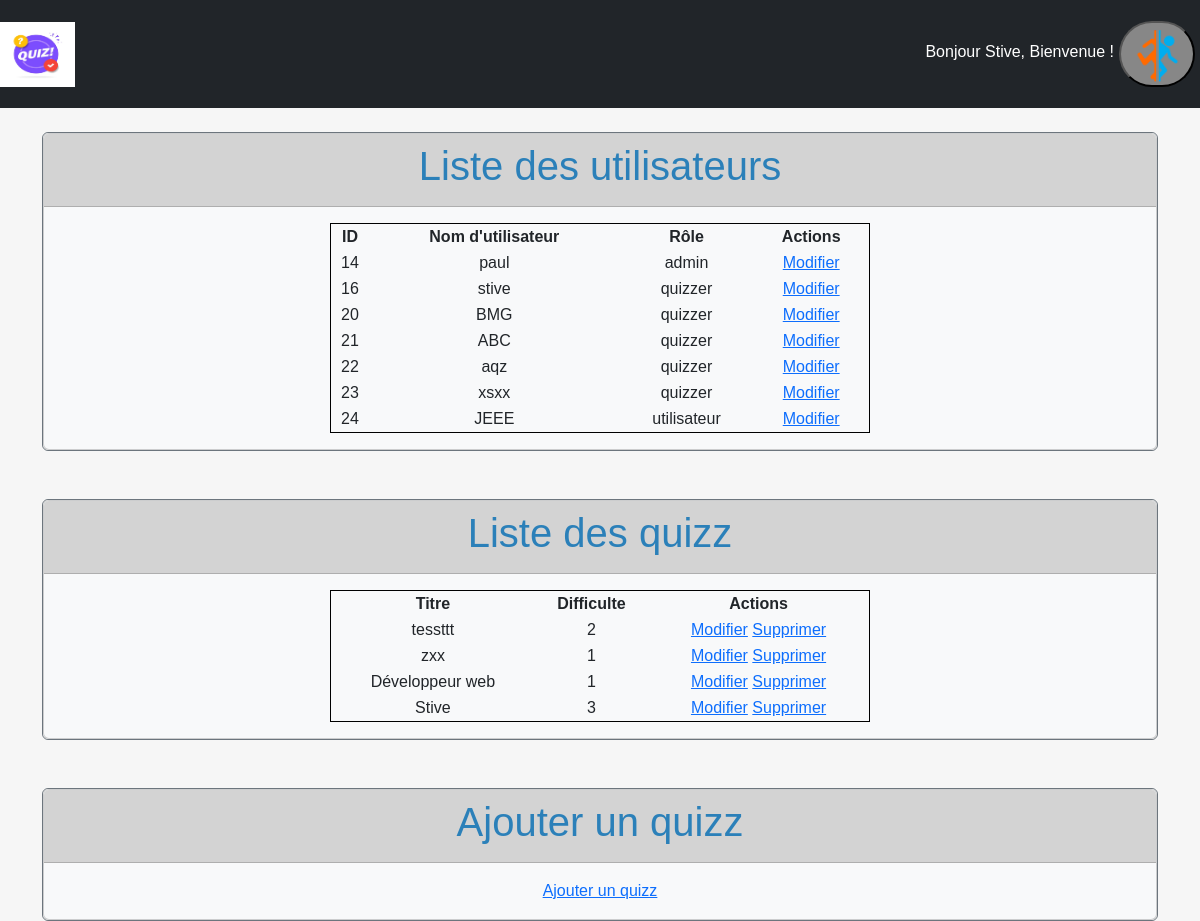
Screenshot of /Admin.php (signed in) with the database file from the repository.
### tables this page shows
CREATE TABLE IF NOT EXISTS `users` (
  `id_test` int NOT NULL AUTO_INCREMENT,
  `pseudo` varchar(50) NOT NULL,
  `email` varchar(100) NOT NULL,
  `password` varchar(50) NOT NULL,
  `role` enum('utilisateur','quizzer','admin') NOT NULL,
  PRIMARY KEY (`id_test`)
);

CREATE TABLE IF NOT EXISTS `quizzes` (
  `id_quizz` int NOT NULL AUTO_INCREMENT,
  `id_test` int NOT NULL,
  `titre` varchar(100) NOT NULL,
  `difficulte` int NOT NULL,
  `date_creation` date NOT NULL,
  PRIMARY KEY (`id_quizz`),
  KEY `id_quizzer` (`id_test`)
);

### Admin.php (the view, shortened to what this page needs)
<?php
function BDDconnect() {
    $connect_bdd = mysqli_connect("127.0.0.1", "root", "", "quizzeo");
    return $connect_bdd;
}
$connect = BDDconnect();
$query = "SELECT * FROM Users";
$result = mysqli_query($connect, $query);
$users = [];
while ($row = mysqli_fetch_assoc($result)) {
    $users[] = $row;
}
$query = "SELECT * FROM Quizzes";
$result = mysqli_query($connect, $query);
$quizzes = [];
while ($row = mysqli_fetch_assoc($result)) {
    $quizzes[] = $row;
}
?>
<!DOCTYPE html>
<html>
    <head>
        <link rel="stylesheet" href="https://maxcdn.bootstrapcdn.com/bootstrap/4.0.0/css/bootstrap.min.css">
        <link rel="stylesheet" href="https://cdn.jsdelivr.net/npm/bootstrap@5.3.0/dist/css/bootstrap.min.css">
        <link rel="stylesheet" href="connect.css">
    </head>
    <body>
        <nav class="navbar navbar-expand navbar-dark bg-dark">
            <div class="container-fluid">
                <a href="index.php"><img class="navbar-brand" src="img/logo-quiz-symboles-bulle-dialogue-concept-spectacle-questionnaire-chante-bouton-quiz-concours-questions-examen-embleme-moderne-interview_180786-72.avif" width="75" height="75" class="d-inline-block align-center" alt="Erreur"></a>
                <div class="navbar" id="navbarNav">
                    <ul class="navbar-nav">
                        <div class="inscri">
                            <li class="nav-item">
                                <br><p class="bonjour">Bonjour <span><?php echo ucfirst($_SESSION["pseudo"]); ?></span>, Bienvenue !</p>
                            </li>
                        </div>
                        <div class="form-inline">
                            <li class="nav-item">
                                <form action="" method="post">
                                   <div class="tamere"><button class="deco"><img src="img\portal.png"width="60px" height="60px" class="d-inline-block align-center" alt=""></button></div>
                                </form>
                            </li>
                        </div>
                    </ul>
                </div>
            </div>
        </nav>
        <br>
        <div class="container">
            <div class="border border-secondary rounded">
                <div class="card bg-light">
                    <div class="card-header">
                        <h3>Liste des utilisateurs</h3>
                    </div>
                    <div class="card-body">
                        <div class ="tableau">
                            <table>
                                <tr>
                                    <th>ID</th>
                                    <th>Nom d'utilisateur</th>
                                    <th>Rôle</th>
                                    <th>Actions</th>
                                </tr>
                                <?php foreach ($users as $user) : ?>
                                <tr>
                                    <td><?php echo $user['id_test']; ?></td>
                                    <td><?php echo $user['pseudo']; ?></td>
                                    <td><?php echo $user['role']; ?></td>
                                    <td>
                                    <a href="edit_user.php?id_test=<?php echo $user['id_test']; ?>">Modifier</a>
                                    </td>
                                    </tr>
                                    <?php endforeach; ?>
                            </table>
                        </div>
                    </div>
                </div>
            </div>
            <br><br>
            <div class="border border-secondary  rounded">
                <div class="card bg-light">
                    <div class="card-header">
                        <h3>Liste des quizz</h3>
                    </div>
                    <div class="card-body">
                        <table>
                            <tr>
                                <th>Titre</th>
                                <th>Difficulte</th>
                                <th>Actions</th>
                            </tr>
                            <?php foreach ($quizzes as $quiz) : ?>
                            <tr>
                                <td><?php echo $quiz['titre']; ?></td>
                                <td><?php echo $quiz['difficulte']; ?></td>
                                <td>
                                    <a href="admin_edit_quizz.php?id_quizz=<?php echo $quiz['id_quizz']; ?>">Modifier</a>
                                    <a href="supp_quizz.php?id_quizz=<?php echo $quiz['id_quizz']; ?>">Supprimer</a>
                                </td>
                            </tr>
                            <?php endforeach; ?>
                        </table>
                    </div>
                </div>
            </div>
            <br><br>
            <div class="border border-secondary  rounded">
                <div class="card bg-light">
                    <div class="card-header">
                        <h3>Ajouter un quizz</h3>
                    </div>
                    <div class="card-body">
                        <a href="ajout_quiz.php">Ajouter un quizz</a>
                    </div>
                </div>
            </div>
        </div>
    </body>
</html>

### connect.css (style rules this page uses)
body { font-family: 'Trebuchet MS', 'Lucida Sans Unicode', 'Lucida Grande', 'Lucida Sans', Arial, sans-serif; margin: 0px auto; text-align: center; background-color: rgba(245, 245, 245, 0.846); }
h3 { font-family: 'Trebuchet MS', 'Lucida Sans Unicode', 'Lucida Grande', 'Lucida Sans', Arial, sans-serif; font-size: 40px; color: rgb(43, 128, 185); }
button { text-align: center; margin: 5px; transition: 300ms; background-color: rgb(60, 154, 60); color: white; border-radius: 80px; }
.tamere button { text-align: center; margin: 5px; transition: 300ms; background-color: rgb(135, 135, 135); color: white; border-radius: 80px; }
table { font-family: 'Trebuchet MS', 'Lucida Sans Unicode', 'Lucida Grande', 'Lucida Sans', Arial, sans-serif; margin: auto; text-align: center; border: 1px solid black; width: 50%; }
.bonjour { color: white; }
.card-header { background-color: lightgrey; }

### rows the page displays
users: id_test "14", pseudo "paul", role "admin"
users: id_test "16", pseudo "stive", role "quizzer"
users: id_test "20", pseudo "BMG", role "quizzer"
users: id_test "21", pseudo "ABC", role "quizzer"
users: id_test "22", pseudo "aqz", role "quizzer"
users: id_test "23", pseudo "xsxx", role "quizzer"
users: id_test "24", pseudo "JEEE", role "utilisateur"
quizzes: titre "tessttt", difficulte "2"
quizzes: titre "zxx", difficulte "1"
quizzes: titre "Développeur web", difficulte "1"
quizzes: titre "Stive", difficulte "3"

### other values shown
$_SESSION["pseudo"] "Stive"
